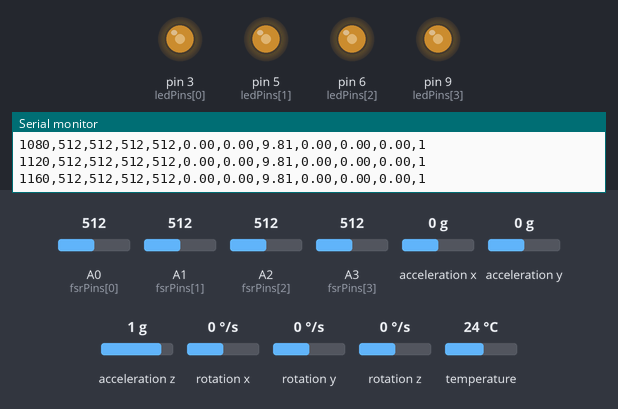
A sketch run on a simulated Arduino Uno, built with avr-gcc and run on an emulated ATmega328P. On the bench: output pins drawn as LEDs (lit = HIGH), the last lines printed to the serial monitor. The test bench sets the inputs (shaded band); at power-on: A1 (fsrPins[1]) = 512, A0 (fsrPins[0]) = 512, A2 (fsrPins[2]) = 512, A3 (fsrPins[3]) = 512, acceleration x 0 g, acceleration y 0 g, acceleration z 1 g, rotation x 0 °/s, rotation y 0 °/s, rotation z 0 °/s, temperature 24 °C.

Above: at 1.2 s.
1.3 s: A1 (fsrPins[1]) set to 306
At 1.8 s:
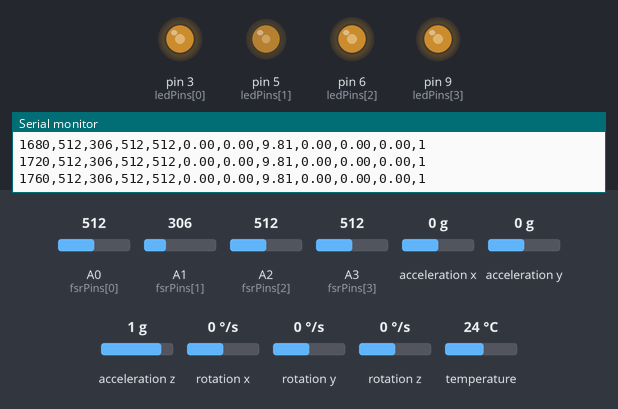
2.8 s: A0 (fsrPins[0]) set to 306
At 3.4 s:
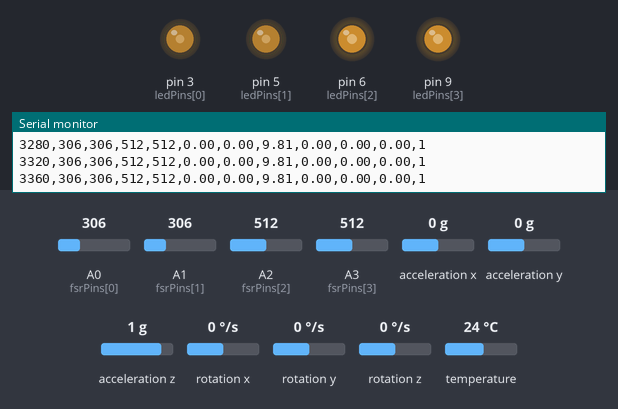
4.3 s: A2 (fsrPins[2]) set to 306
At 5.2 s:
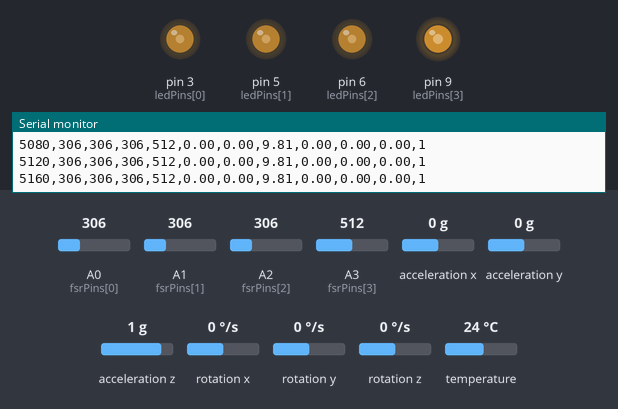
5.8 s: A3 (fsrPins[3]) set to 306
At 6.8 s:
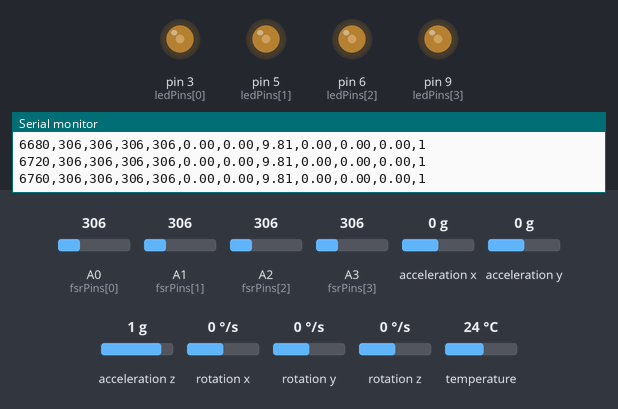
7.3 s: A0 (fsrPins[0]) set to 60
At 8.5 s:
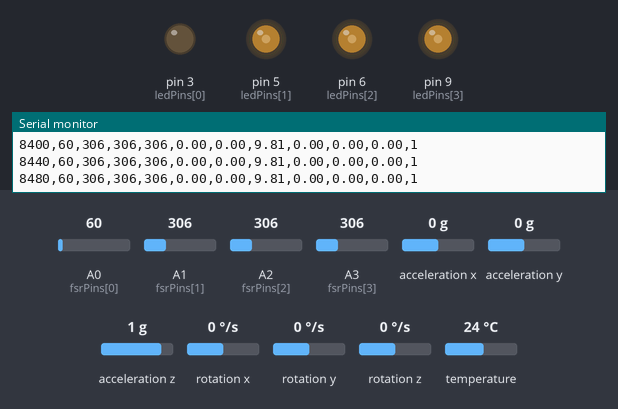
8.8 s: A1 (fsrPins[1]) set to 60
At 9.1 s:
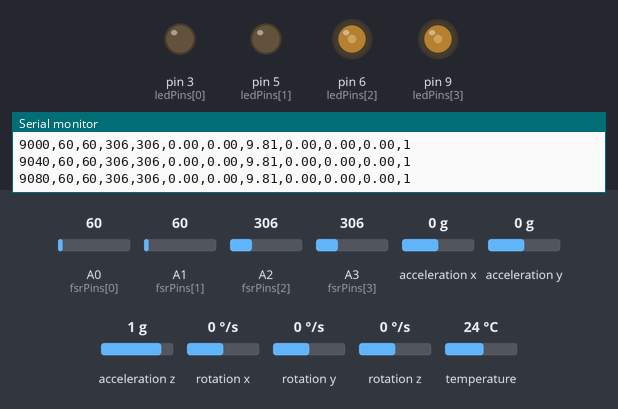
Timing chart, 0 to 11.3 s (numbered marks = the images above; inputs shaded):
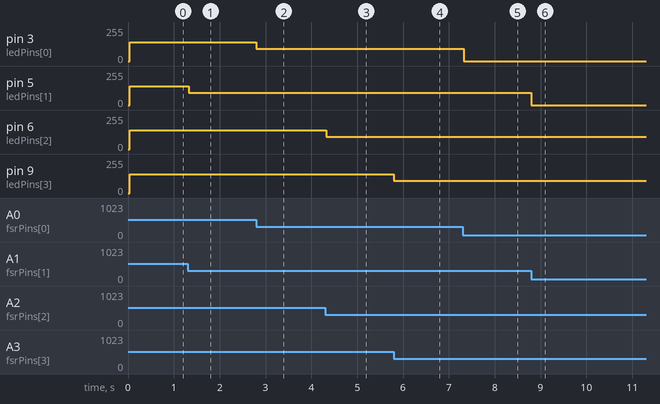

The sketch:

Arduino_Code.ino
```cpp
#include <Wire.h>
#include <Adafruit_MPU6050.h>
#include <Adafruit_Sensor.h>

// ========== PINS AND SETTINGS ========== //
const int fsrPins[4] = {A0, A1, A2, A3};  // FSR inputs: MF, LF, MM, HEEL
const int ledPins[4] = {3, 5, 6, 9};     // PWM LED outputs

const bool LED_ENABLED = true;          // false = LEDs OFF, true = LEDs ON
const int FSR_ZERO_THRESHOLD = 15;       // Readings below 15 ADC become zero
const int LED_THRESHOLD = 70;            // Minimum FSR value to activate LED

const unsigned long SAMPLE_INTERVAL = 40; // 40 ms = 25 samples/second
unsigned long lastSample = 0;             // Time of previous acquisition

// ========== SENSOR VARIABLES ========== //
int fsrValues[4] = {0, 0, 0, 0};          // Latest FSR readings (0-1023)

Adafruit_MPU6050 mpu;                     // Create MPU-6050 sensor object
bool mpuConnected = false;                // True if initialization succeeds


// ========== INITIALIZATION ========== //
void setup() {

  Serial.begin(115200);                   // Serial communication with Processing
  Wire.begin();                           // Initialize I2C communication

  // Configure LED pins
  for (int i = 0; i < 4; i++) {
    if (LED_ENABLED) {
      pinMode(ledPins[i], OUTPUT);         // Enable LED output
      analogWrite(ledPins[i], 0);         // Start with LEDs OFF
    }
    else {
      pinMode(ledPins[i], INPUT);          // High impedance: do not drive LEDs
    }
  }

  // Initialize MPU-6050
  mpuConnected = mpu.begin();             // Check MPU connection

  if (mpuConnected) {
    mpu.setAccelerometerRange(MPU6050_RANGE_4_G);  // +/- 4g
    mpu.setGyroRange(MPU6050_RANGE_500_DEG);       // +/- 500 deg/s
    mpu.setFilterBandwidth(MPU6050_BAND_10_HZ);    // 10 Hz low-pass filter
  }

  // If MPU initialization fails, FSR acquisition continues.
}


// ========== CONTINUOUS ACQUISITION ========== //
void loop() {

  unsigned long now = millis();            // Current Arduino time (ms)

  if (now - lastSample < SAMPLE_INTERVAL) {
    return;                                 // Not time for next sample yet
  }

  lastSample = now;                         // Update acquisition timestamp


  // ========== FSR READINGS AND LED CONTROL ========== //
  for (int i = 0; i < 4; i++) {

    int fsrValue = analogRead(fsrPins[i]);  // Read FSR value (0-1023)

    if (fsrValue < FSR_ZERO_THRESHOLD) {
      fsrValue = 0;                        // Eliminate small no-load offset
    }

    fsrValues[i] = fsrValue;               // Store latest reading

    // LED brightness proportional to FSR reading
    if (LED_ENABLED) {
      int brightness = 0;                  // LED OFF by default

      if (fsrValue > LED_THRESHOLD) {
        brightness = map(fsrValue, LED_THRESHOLD, 1023, 40, 255);  // Map FSR range to PWM brightness (40-255)
      }
      brightness = constrain(brightness, 0, 255); // Limit brightness to valid PWM range
      analogWrite(ledPins[i], brightness); // Set corresponding LED brightness
    }
  }


  // ========== MPU-6050 READINGS ========== //
  float ax = 0, ay = 0, az = 0;            // Acceleration (m/s^2)
  float gx = 0, gy = 0, gz = 0;            // Angular velocity (rad/s)
  bool mpuValid = false;                   // Status of current MPU reading

  if (mpuConnected) {

    sensors_event_t a, g, temp;            // Sensor event structures

    if (mpu.getEvent(&a, &g, &temp)) {      // Read accelerometer and gyroscope

      ax = a.acceleration.x;               // X acceleration
      ay = a.acceleration.y;               // Y acceleration
      az = a.acceleration.z;               // Z acceleration

      gx = g.gyro.x;                       // X angular velocity
      gy = g.gyro.y;                       // Y angular velocity
      gz = g.gyro.z;                       // Z angular velocity

      mpuValid = true;                     // Successful sensor reading
    }
  }


  // ========== SERIAL DATA TRANSMISSION ========== //
  // Format: time,MF,LF,MM,HEEL,ax,ay,az,gx,gy,gz,mpuValid
  // One CSV line for each acquisition (25 Hz)

  Serial.print(now);                       // Timestamp (ms)

  for (int i = 0; i < 4; i++) {
    Serial.print(",");
    Serial.print(fsrValues[i]);            // Four FSR readings (ADC)
  }

  Serial.print(",");
  Serial.print(ax, 2);
  Serial.print(",");
  Serial.print(ay, 2);
  Serial.print(",");
  Serial.print(az, 2);                     // Acceleration values (m/s^2)

  Serial.print(",");
  Serial.print(gx, 2);
  Serial.print(",");
  Serial.print(gy, 2);
  Serial.print(",");
  Serial.print(gz, 2);                     // Angular velocity values (rad/s)

  Serial.print(",");
  Serial.println(mpuValid ? 1 : 0);        // MPU status + end of data line
}


// map --> takes a value from the FSR force range (0-1023) and converts into a brightness value of the LED (0-255)
// applies a linear transformation --> y = y_min + ((x-x_min)/(x_max-x_min))*(y_max - y_min)
// constrain(value, min, max) --> prevent the value 'value' from being below 'min' or grater than 'max'
```

Measured:
- after the input at 1.3 s, pin 5 (ledPins[1]): 139/255 → 93/255 at once
- after the input at 2.8 s, pin 3 (ledPins[0]): 139/255 → 93/255 at once
- after the input at 4.3 s, pin 6 (ledPins[2]): 139/255 → 93/255 at once
- after the input at 5.8 s, pin 9 (ledPins[3]): 139/255 → 93/255 at once
- after the input at 7.3 s, pin 3 (ledPins[0]): 93/255 → 0/255 at once
- after the input at 8.8 s, pin 5 (ledPins[1]): 93/255 → 0/255 at once
